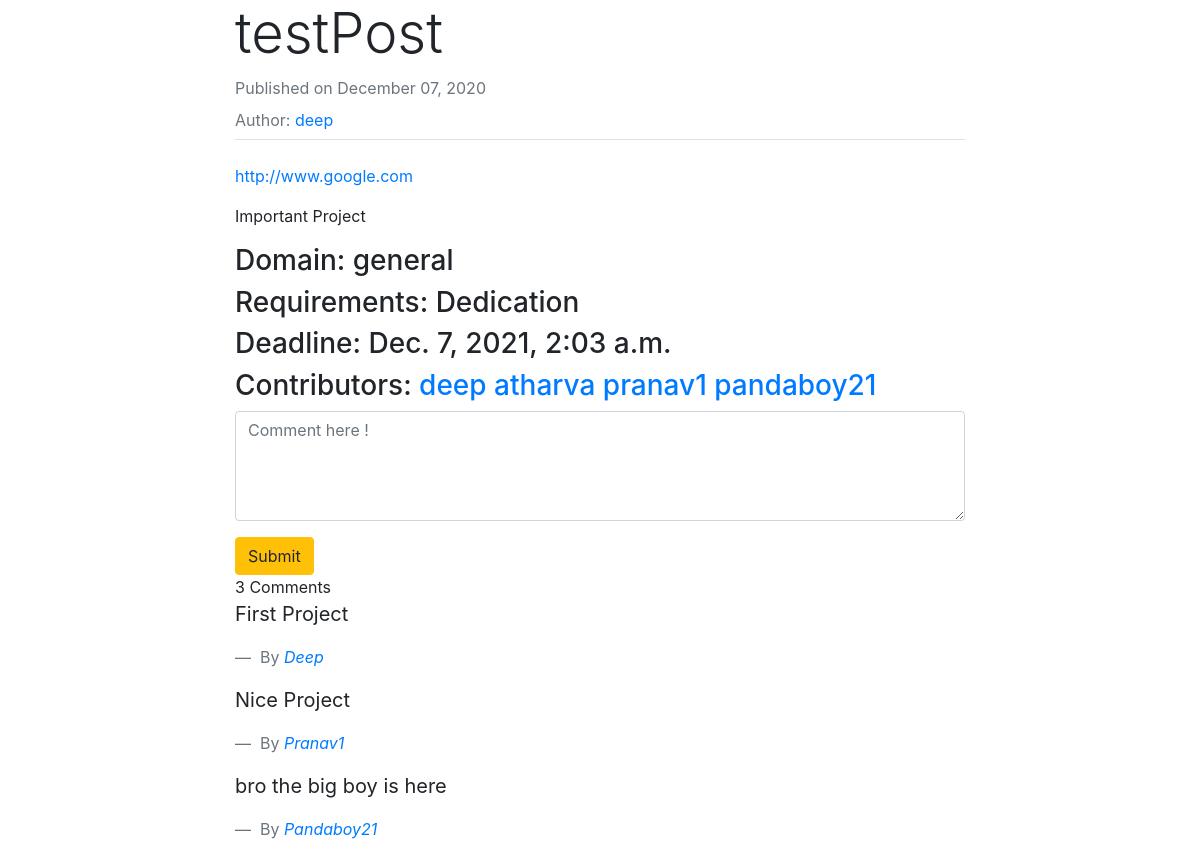
The app's page /projectPost/1 (signed in), older data.
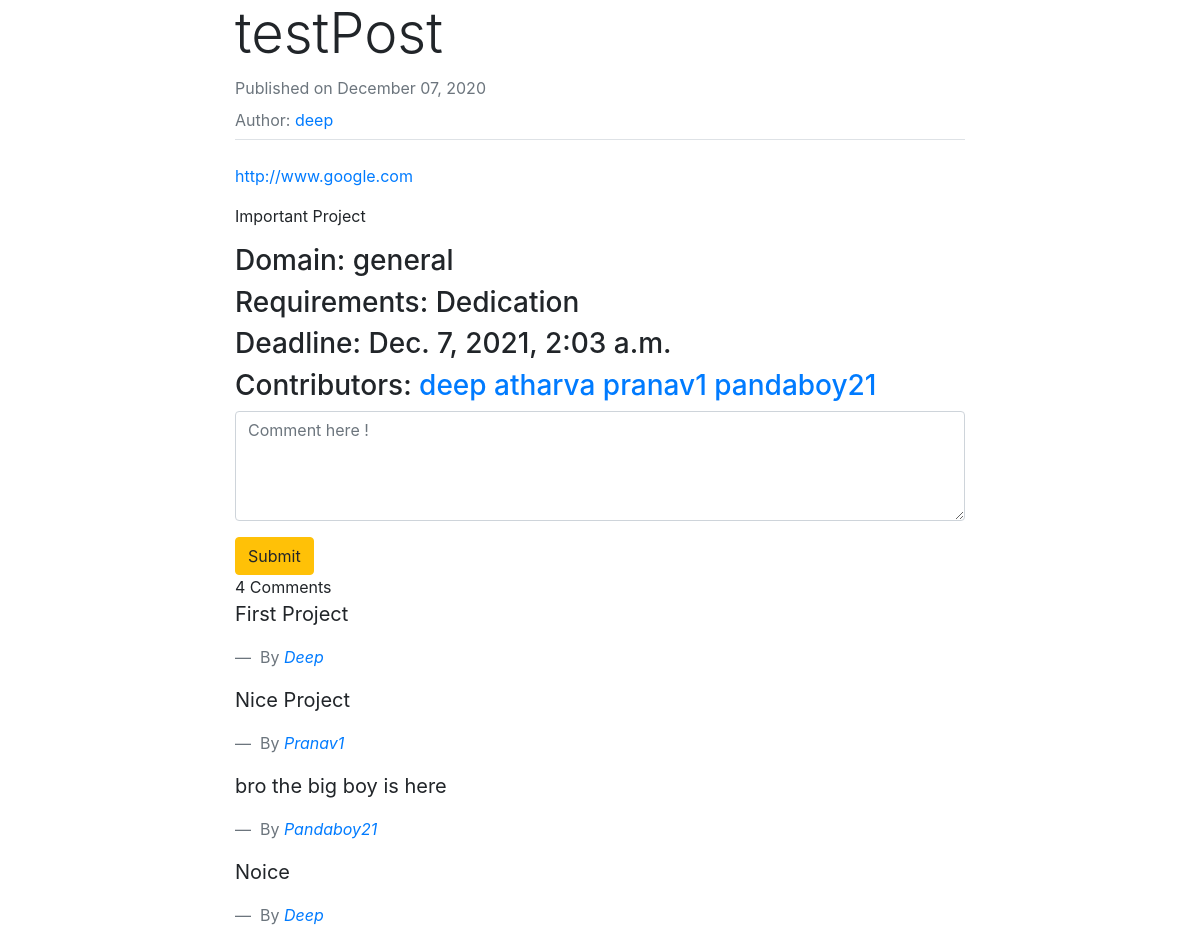
The same page, newer data.
### postandcomment/models.py (models this page shows)
class PComment(models.Model):
    ppost = models.ForeignKey(ProjectPost, on_delete = models.CASCADE, related_name ='comments')
    user = models.ForeignKey(User, on_delete = models.CASCADE)
    content = models.TextField()
    date = models.DateTimeField(default=timezone.now)

### postandcomment/views.py (the view, shortened to what this page needs)
# urls.py: path('projectPost/<int:ppost_id>', views.projectPostView, name="projectPost"),
def projectPostView(request, ppost_id):
  currentPost = ProjectPost.objects.get(id=ppost_id)
  contributors = currentPost.contributors.all()
  currentPostComments = PComment.objects.filter(ppost=currentPost).order_by("-ppost_id")
  currentUserProfile = Profile.objects.get(user=request.user)
  college = currentUserProfile.college.replace(" ", "")
  if request.method == 'POST':
    if 'comment' in request.POST:
      pcf = PCommentForm(request.POST or None)
      if pcf.is_valid():
        content = request.POST.get('content')
        comment = PComment.objects.create(ppost = currentPost, user = request.user, content = content)
        comment.save()
        return redirect('postandcomment_app:projectPost', ppost_id = ppost_id)
    else:
      currentPost.contributors.add(request.user)
      currentPost.save()
      pcf = PCommentForm()
      contributors = currentPost.contributors.all()
  else:
    pcf = PCommentForm()
  if request.user in list(contributors):
    context ={
    'formPresent': 'yes',
    'postDetails': currentPost,
    'comments': currentPostComments,
    'contributors': contributors,
    'comment_form':pcf,
    }
  return render(request, 'projectPost.html', context)

### postandcomment/forms.py
class PCommentForm(forms.ModelForm):
    content = forms.CharField(label ="", widget = forms.Textarea(
    attrs ={
        'class':'form-control',
        'placeholder':'Comment here !',
        'rows':4,
        'cols':50
    }))
    class Meta:
        model = PComment
        fields =['content']

### postandcomment/templates/projectPost.html (shortened to what this page needs)
{% load crispy_forms_tags %}
<!doctype html>
<html lang="en">
  <head>
    <link rel="stylesheet" href="https://stackpath.bootstrapcdn.com/bootstrap/4.3.1/css/bootstrap.min.css">
  </head>
  <body>
    <section style="display: flex; justify-content: center; align-items: center;">
      <div class="container">
          <div class="row">
            <div class="col-2"></div>
            <div class="col-8">
              <h2 class="display-4">{{ postDetails.title }}</h2>
              <h5 class="text-muted"><small>Published on {{ postDetails.date_posted|date:"F d, Y" }}</small> </h5>
              <h5><small class="text-muted">Author: <a href="{% url 'login_app:profilepage' postDetails.author.username %}">{{postDetails.author.username}}</a></small></h5>
              <legend class="border-bottom mb-4"></legend>
          {% if postDetails.link != "" %}
              <p class="article-content">
              <a href="{{ postDetails.link }}" target="_blank">{{ postDetails.link }}</a>
              </p>
          {% endif %}
          <p class="article-content">{{ postDetails.description }}</p>
          <h3>Domain: {{ postDetails.domain }}</h3>
          <h3>Requirements: {{ postDetails.requirements }}</h3>
          <h3>Deadline: {{ postDetails.deadline }}</h3>
          <h3>
            Contributors: {% for cont in contributors %} <a href="{% url 'login_app:profilepage' cont.username %}">{{ cont.username }}</a>{% endfor %}
          </h3>
          {% if formPresent == 'yes' %}
            <form method="POST">
                    {{comment_form.as_p}}
                    <input type="submit" name="comment" class="btn btn-warning">
                </form>
            <div class="main-comment-section">
                {{comments.count}} Comment{{comments|pluralize}}
                </div>
                {% for comment in comments %}
                <blockquote class="blockquote">
                    <p>{{ comment.content}}</p>
                    <footer class="blockquote-footer">
                    By <cite><a href="{% url 'login_app:profilepage' comment.user %}">{{comment.user|capfirst}}</a>
                    </footer>
                </blockquote>
                {% endfor %}
            {% else %}
            <form method="POST">
                {% csrf_token %}
                    <input type="submit" name="join" value="Join" class="btn btn-warning">
                </form>
            {% endif %}
            </div>
            <div class="col-2"></div>
          </div>
      </div>
    </section>
  </body>
</html>

Row changes from the older to the newer data that the page shows:
added PComment: content "Noice", user "Deep"
Text that changed along with them:
{{ comments.count }}: "3" → "4"
